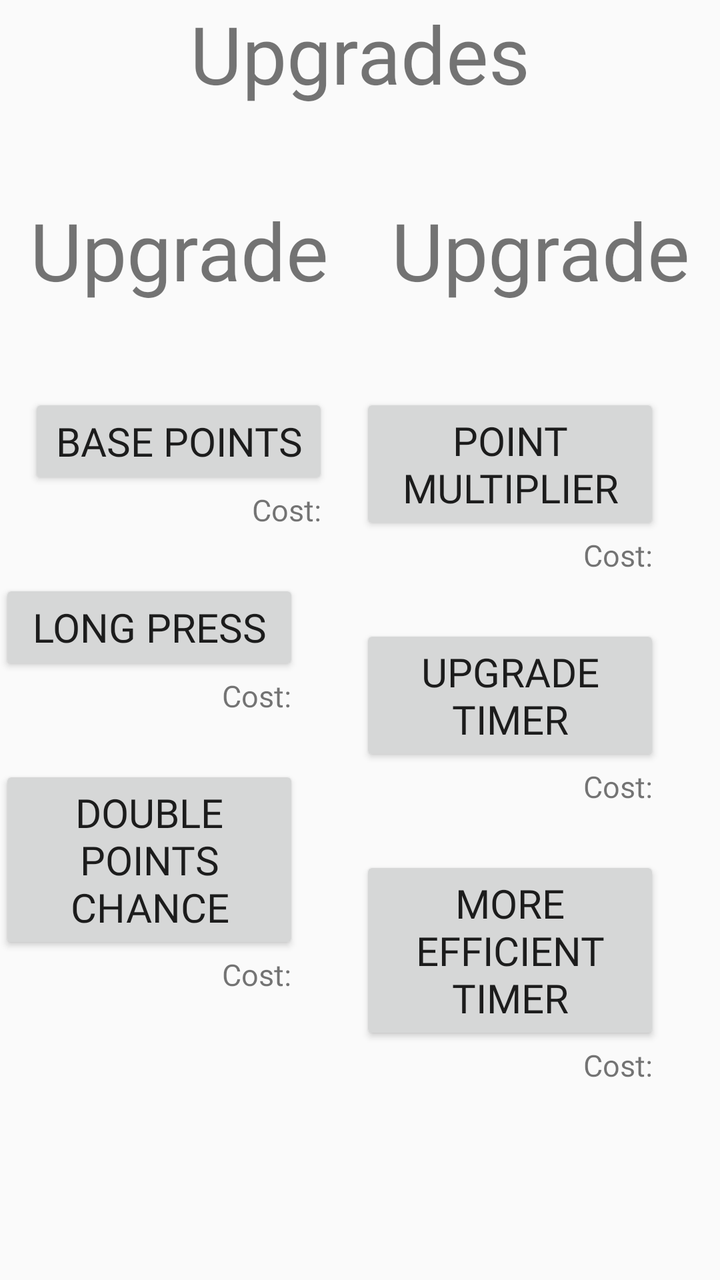
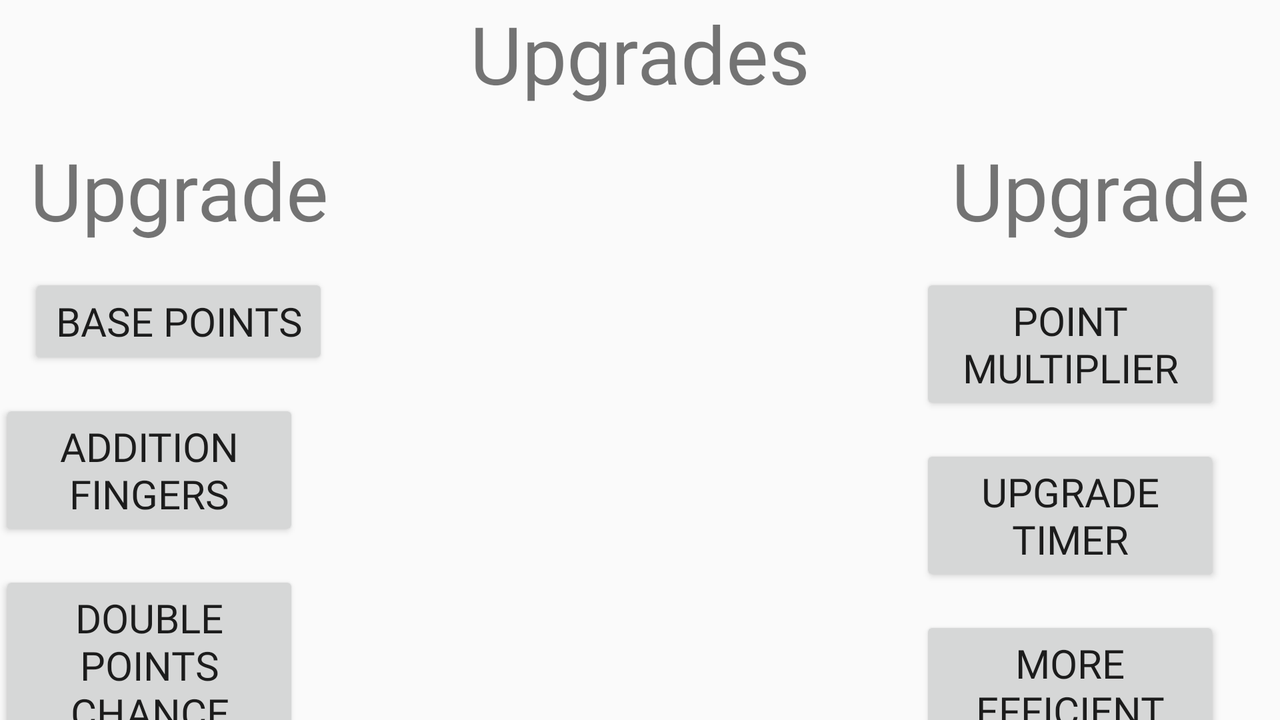

Compare how this app lays out the same screen by default and in its alternative resource folder. The renders come first, then the two layout files and the values they reference.
<!-- AndroidManifest.xml: application theme AppTheme -->
<!-- res/layout/activity_upgrade.xml -->
<?xml version="1.0" encoding="utf-8"?>
<androidx.constraintlayout.widget.ConstraintLayout xmlns:android="http://schemas.android.com/apk/res/android"
    xmlns:app="http://schemas.android.com/apk/res-auto"
    xmlns:tools="http://schemas.android.com/tools"
    android:layout_width="match_parent"
    android:layout_height="match_parent"
    tools:context=".UpgradeActivity">

    <TextView
        android:id="@+id/cosmeticTextView"
        android:layout_width="wrap_content"
        android:layout_height="wrap_content"
        android:text="@string/upgrade_title"
        android:textSize="40sp"
        app:layout_constraintLeft_toLeftOf="parent"
        app:layout_constraintRight_toRightOf="parent"
        app:layout_constraintTop_toTopOf="parent" />

    <TextView
        android:id="@+id/upgradeOne"
        android:layout_width="wrap_content"
        android:layout_height="wrap_content"
        android:layout_marginLeft="15dp"
        android:layout_marginTop="45dp"
        android:text="Upgrade"
        android:textSize="40sp"
        app:layout_constraintLeft_toLeftOf="parent"
        app:layout_constraintTop_toBottomOf="@id/cosmeticTextView" />

    <TextView
        android:id="@+id/upgradeTwo"
        android:layout_width="wrap_content"
        android:layout_height="wrap_content"
        android:layout_marginTop="45dp"
        android:layout_marginRight="15dp"
        android:text="Upgrade"
        android:textSize="40sp"
        app:layout_constraintRight_toRightOf="parent"
        app:layout_constraintTop_toBottomOf="@id/cosmeticTextView" />

    <Button
        android:id="@+id/basePointUpgradeButton"
        android:layout_width="150dp"
        android:layout_height="wrap_content"
        android:layout_marginTop="45dp"
        android:layout_marginLeft="30dp"
        android:text="@string/base_point"
        android:textSize="20sp"
        app:layout_constraintRight_toRightOf="@id/upgradeOne"
        app:layout_constraintTop_toBottomOf="@id/upgradeOne"
        android:onClick="basePointUpgrade"/>
    <TextView
        android:layout_width="wrap_content"
        android:layout_height="wrap_content"
        app:layout_constraintTop_toBottomOf="@id/basePointUpgradeButton"
        app:layout_constraintRight_toRightOf="@id/basePointUpgradeButton"
        android:textSize="15sp"
        android:text="@string/cost"/>

    <Button
        android:id="@+id/pointMultiplierUpgradeButton"
        android:layout_width="150dp"
        android:layout_height="wrap_content"
        android:layout_marginTop="45dp"
        android:layout_marginRight="15dp"
        android:text="@string/point_multiplier"
        android:textSize="20sp"
        app:layout_constraintRight_toRightOf="@id/upgradeTwo"
        app:layout_constraintTop_toBottomOf="@id/upgradeTwo"
        android:onClick="pointMultiplierUpgrade"/>
    <TextView
        android:layout_width="wrap_content"
        android:layout_height="wrap_content"
        app:layout_constraintTop_toBottomOf="@id/pointMultiplierUpgradeButton"
        app:layout_constraintRight_toRightOf="@id/pointMultiplierUpgradeButton"
        android:textSize="15sp"
        android:text="@string/cost"/>

    <Button
        android:id="@+id/longPress"
        android:layout_width="150dp"
        android:layout_height="wrap_content"
        android:layout_marginTop="45dp"
        android:layout_marginRight="15dp"
        android:text="Long Press"
        android:textSize="20sp"
        app:layout_constraintRight_toRightOf="@id/upgradeOne"
        app:layout_constraintTop_toBottomOf="@id/basePointUpgradeButton"
        android:onClick="longPressUpgrade"
        />
    <TextView
        android:layout_width="wrap_content"
        android:layout_height="wrap_content"
        app:layout_constraintTop_toBottomOf="@id/longPress"
        app:layout_constraintRight_toRightOf="@id/longPress"
        android:textSize="15sp"
        android:text="@string/cost"/>

    <Button
        android:id="@+id/timerUpgradeButton"
        android:layout_width="150dp"
        android:layout_height="wrap_content"
        android:layout_marginTop="45dp"
        android:layout_marginRight="15dp"
        android:text="@string/upgrade_timer"
        android:textSize="20sp"
        app:layout_constraintRight_toRightOf="@id/upgradeTwo"
        app:layout_constraintTop_toBottomOf="@id/pointMultiplierUpgradeButton"
        android:onClick="timerUpgrade"/>
    <TextView
        android:layout_width="wrap_content"
        android:layout_height="wrap_content"
        app:layout_constraintTop_toBottomOf="@id/timerUpgradeButton"
        app:layout_constraintRight_toRightOf="@id/timerUpgradeButton"
        android:textSize="15sp"
        android:text="@string/cost"/>

    <Button
        android:id="@+id/doublePointsReceivedButton"
        android:layout_width="150dp"
        android:layout_height="wrap_content"
        android:layout_marginTop="45dp"
        android:layout_marginRight="15dp"
        android:text="@string/double_points_received"
        android:textSize="20sp"
        app:layout_constraintRight_toRightOf="@id/upgradeOne"
        app:layout_constraintTop_toBottomOf="@id/longPress"
        android:onClick="pointDoubleUpgrade"/>
    <TextView
        android:layout_width="wrap_content"
        android:layout_height="wrap_content"
        app:layout_constraintTop_toBottomOf="@id/doublePointsReceivedButton"
        app:layout_constraintRight_toRightOf="@id/doublePointsReceivedButton"
        android:textSize="15sp"
        android:text="@string/cost"/>

    <Button
        android:id="@+id/efficientTimerButton"
        android:layout_width="150dp"
        android:layout_height="wrap_content"
        android:layout_marginTop="45dp"
        android:layout_marginRight="15dp"
        android:text="@string/more_efficient_timer"
        android:textSize="20sp"
        app:layout_constraintRight_toRightOf="@id/upgradeTwo"
        app:layout_constraintTop_toBottomOf="@id/timerUpgradeButton"
        android:onClick="timerEfficiencyUpgrade"/>
    <TextView
        android:layout_width="wrap_content"
        android:layout_height="wrap_content"
        app:layout_constraintTop_toBottomOf="@id/efficientTimerButton"
        app:layout_constraintRight_toRightOf="@id/efficientTimerButton"
        android:textSize="15sp"
        android:text="@string/cost"/>


</androidx.constraintlayout.widget.ConstraintLayout>
<!-- resources referenced by this layout -->
<resources>
  <string name="base_point">Base Points</string>
  <string name="cost">"Cost: "</string>
  <string name="double_points_received">Double Points Chance</string>
  <string name="more_efficient_timer">More Efficient Timer</string>
  <string name="point_multiplier">Point Multiplier</string>
  <string name="upgrade_timer">Upgrade Timer</string>
  <string name="upgrade_title">Upgrades</string>
  <style name="AppTheme" parent="Theme.AppCompat.Light.DarkActionBar">
          
          <item name="colorPrimary">@color/colorPrimary</item>
          <item name="colorPrimaryDark">@color/colorPrimaryDark</item>
          <item name="colorAccent">@color/colorAccent</item>
          <item name="fontFamily">@font/castoro</item>
      </style>
  <color name="colorPrimary">#6200EE</color>
  <color name="colorPrimaryDark">#3700B3</color>
  <color name="colorAccent">#03DAC5</color>
</resources>
<!-- res/layout-land/activity_upgrade.xml (the repository's variant of the layout above) -->
<!-- drawn on the phone turned sideways -->
<?xml version="1.0" encoding="utf-8"?>
<androidx.constraintlayout.widget.ConstraintLayout xmlns:android="http://schemas.android.com/apk/res/android"
    xmlns:app="http://schemas.android.com/apk/res-auto"
    xmlns:tools="http://schemas.android.com/tools"
    android:layout_width="match_parent"
    android:layout_height="match_parent"
    tools:context=".UpgradeActivity">

    <TextView
        android:id="@+id/cosmeticTextView"
        android:layout_width="wrap_content"
        android:layout_height="wrap_content"
        android:text="@string/upgrade_title"
        android:textSize="40sp"
        app:layout_constraintLeft_toLeftOf="parent"
        app:layout_constraintRight_toRightOf="parent"
        app:layout_constraintTop_toTopOf="parent" />

    <TextView
        android:id="@+id/upgradeOne"
        android:layout_width="wrap_content"
        android:layout_height="wrap_content"
        android:layout_marginLeft="15dp"
        android:layout_marginTop="15dp"
        android:text="Upgrade"
        android:textSize="40sp"
        app:layout_constraintLeft_toLeftOf="parent"
        app:layout_constraintTop_toBottomOf="@id/cosmeticTextView" />

    <TextView
        android:id="@+id/upgradeTwo"
        android:layout_width="wrap_content"
        android:layout_height="wrap_content"
        android:layout_marginTop="15dp"
        android:layout_marginRight="15dp"
        android:text="Upgrade"
        android:textSize="40sp"
        app:layout_constraintRight_toRightOf="parent"
        app:layout_constraintTop_toBottomOf="@id/cosmeticTextView" />

    <Button
        android:id="@+id/basePointUpgradeButton"
        android:layout_width="150dp"
        android:layout_height="wrap_content"
        android:layout_marginTop="15dp"
        android:layout_marginLeft="30dp"
        android:text="@string/base_point"
        android:textSize="20sp"
        app:layout_constraintRight_toRightOf="@id/upgradeOne"
        app:layout_constraintTop_toBottomOf="@id/upgradeOne"
        android:onClick="basePointUpgrade"/>

    <Button
        android:id="@+id/pointMultiplierUpgradeButton"
        android:layout_width="150dp"
        android:layout_height="wrap_content"
        android:layout_marginTop="15dp"
        android:layout_marginRight="15dp"
        android:text="@string/point_multiplier"
        android:textSize="20sp"
        app:layout_constraintRight_toRightOf="@id/upgradeTwo"
        app:layout_constraintTop_toBottomOf="@id/upgradeTwo"
        android:onClick="pointMultiplierUpgrade"/>

    <Button
        android:id="@+id/moreFingers"
        android:layout_width="150dp"
        android:layout_height="wrap_content"
        android:layout_marginTop="15dp"
        android:layout_marginRight="15dp"
        android:text="@string/additional_fingers"
        android:textSize="20sp"
        app:layout_constraintRight_toRightOf="@id/upgradeOne"
        app:layout_constraintTop_toBottomOf="@id/basePointUpgradeButton"
        android:onClick="fingerUpgrade"
        />

    <Button
        android:id="@+id/timerUpgradeButton"
        android:layout_width="150dp"
        android:layout_height="wrap_content"
        android:layout_marginTop="15dp"
        android:layout_marginRight="15dp"
        android:text="@string/upgrade_timer"
        android:textSize="20sp"
        app:layout_constraintRight_toRightOf="@id/upgradeTwo"
        app:layout_constraintTop_toBottomOf="@id/pointMultiplierUpgradeButton"
        android:onClick="timerUpgrade"/>

    <Button
        android:id="@+id/doublePointsReceivedButton"
        android:layout_width="150dp"
        android:layout_height="wrap_content"
        android:layout_marginTop="15dp"
        android:layout_marginRight="15dp"
        android:text="@string/double_points_received"
        android:textSize="20sp"
        app:layout_constraintRight_toRightOf="@id/upgradeOne"
        app:layout_constraintTop_toBottomOf="@id/moreFingers"
        android:onClick="pointDoubleUpgrade"/>

    <Button
        android:id="@+id/efficientTimerButton"
        android:layout_width="150dp"
        android:layout_height="wrap_content"
        android:layout_marginTop="15dp"
        android:layout_marginRight="15dp"
        android:text="@string/more_efficient_timer"
        android:textSize="20sp"
        app:layout_constraintRight_toRightOf="@id/upgradeTwo"
        app:layout_constraintTop_toBottomOf="@id/timerUpgradeButton"
        android:onClick="timerEfficiencyUpgrade"/>


</androidx.constraintlayout.widget.ConstraintLayout>
<!-- resources referenced by the variant -->
<!-- as the phone turned sideways resolves them -->
<resources>
  <string name="additional_fingers">Addition Fingers</string>
  <string name="base_point">Base Points</string>
  <string name="double_points_received">Double Points Chance</string>
  <string name="more_efficient_timer">More Efficient Timer</string>
  <string name="point_multiplier">Point Multiplier</string>
  <string name="upgrade_timer">Upgrade Timer</string>
  <string name="upgrade_title">Upgrades</string>
  <style name="AppTheme" parent="Theme.AppCompat.Light.DarkActionBar">
          
          <item name="colorPrimary">@color/colorPrimary</item>
          <item name="colorPrimaryDark">@color/colorPrimaryDark</item>
          <item name="colorAccent">@color/colorAccent</item>
          <item name="fontFamily">@font/castoro</item>
      </style>
  <color name="colorPrimary">#6200EE</color>
  <color name="colorPrimaryDark">#3700B3</color>
  <color name="colorAccent">#03DAC5</color>
</resources>
